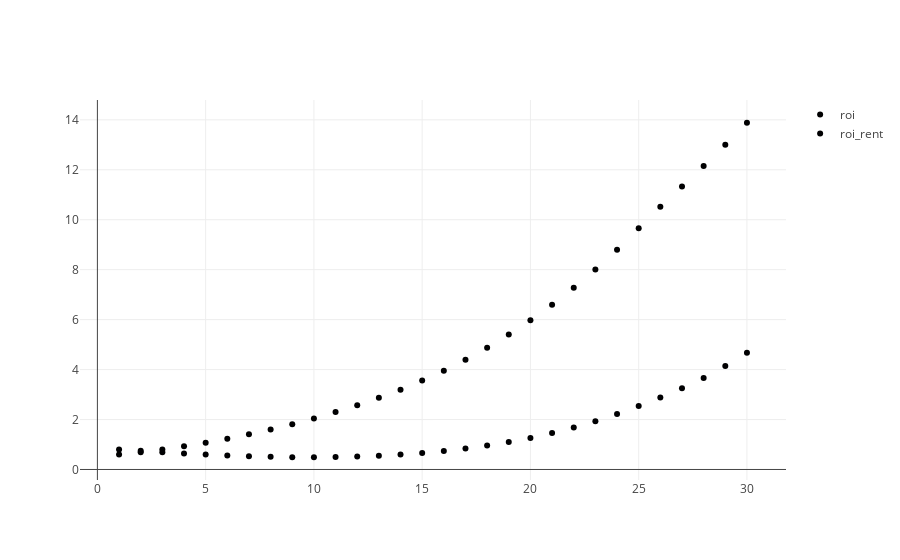

The notebook cell this image was saved under:
### Code cell
rent_comparison(yearly_df)

### Figure 1 — Plotly figure (JSON) as saved in the notebook; plotly's stock layout.template omitted (floating-point values rounded to 4 significant figures)
{"data": [{"hoverinfo": "y", "mode": "markers", "name": "roi", "type": "scatter", "x": [1, 2, 3, 4, 5, 6, 7, 8, 9, 10, 11, 12, 13, 14, 15, 16, 17, 18, 19, 20, 21, 22, 23, 24, 25, 26, 27, 28, 29, 30], "y": [0.5947, 0.6894, 0.8006, 0.9271, 1.07, 1.229, 1.405, 1.6, 1.813, 2.046, 2.299, 2.573, 2.869, 3.196, 3.558, 3.957, 4.396, 4.876, 5.401, 5.974, 6.597, 7.274, 8.007, 8.802, 9.66, 10.52, 11.33, 12.15, 13.01, 13.88]}, {"hoverinfo": "y", "mode": "markers", "name": "roi_rent", "type": "scatter", "x": [1, 2, 3, 4, 5, 6, 7, 8, 9, 10, 11, 12, 13, 14, 15, 16, 17, 18, 19, 20, 21, 22, 23, 24, 25, 26, 27, 28, 29, 30], "y": [0.8033, 0.7451, 0.6901, 0.6402, 0.5962, 0.5586, 0.5283, 0.5061, 0.4927, 0.4892, 0.4966, 0.5159, 0.5484, 0.5953, 0.6579, 0.7379, 0.8367, 0.956, 1.098, 1.264, 1.457, 1.678, 1.931, 2.219, 2.542, 2.887, 3.251, 3.667, 4.139, 4.672]}], "layout": {"autosize": true, "xaxis": {"autorange": true, "range": [-0.7592, 31.76], "type": "linear"}, "yaxis": {"autorange": true, "range": [-0.6161, 14.99], "type": "linear"}}}
